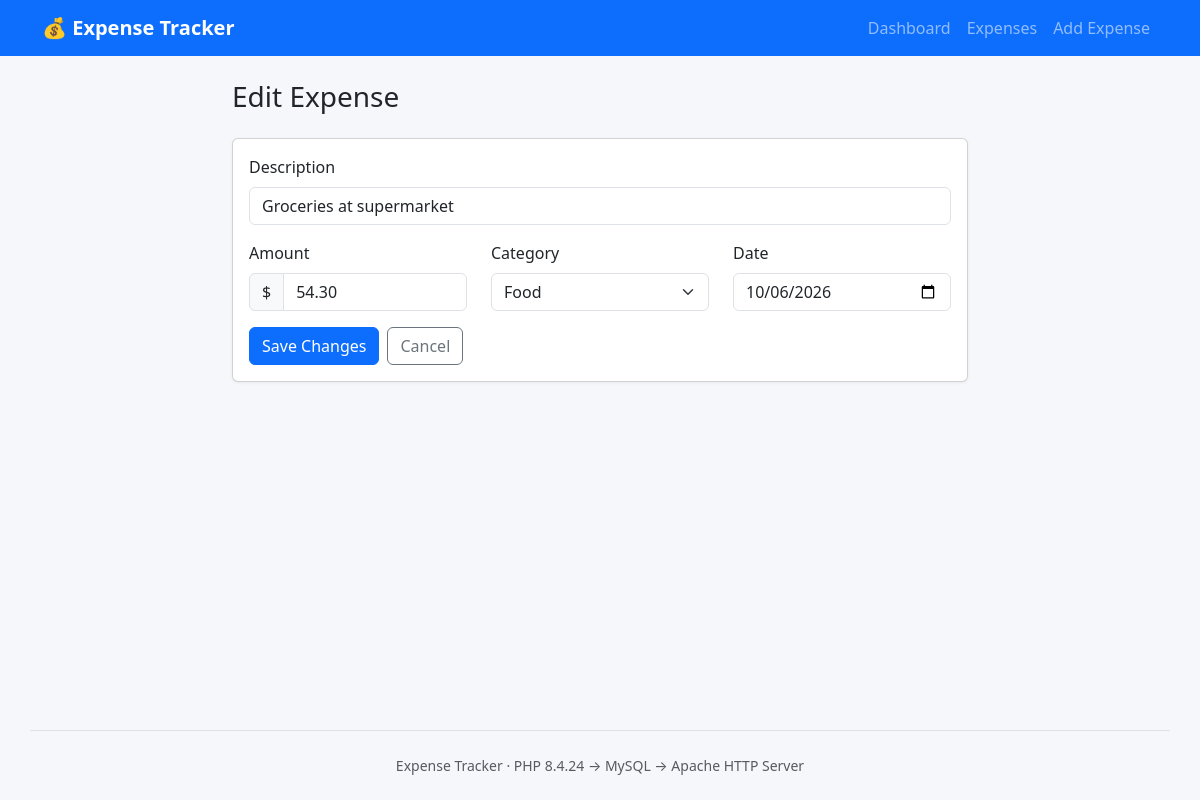
The page /edit.php?id=1 on the database its author committed.
### tables this page shows
CREATE TABLE IF NOT EXISTS expenses (
    id           INT UNSIGNED  NOT NULL AUTO_INCREMENT,
    description  VARCHAR(255)  NOT NULL,
    amount       DECIMAL(10,2) NOT NULL,
    category     ENUM('Food', 'Transportation', 'Shopping', 'Bills', 'Other') NOT NULL DEFAULT 'Other',
    expense_date DATE          NOT NULL,
    PRIMARY KEY (id),
    INDEX idx_expense_date (expense_date),
    CONSTRAINT chk_amount_positive CHECK (amount > 0)
);

### includes/functions.php (called while the page is built, shortened)
<?php
function e(string|int|float|null $value): string
{
    return htmlspecialchars((string) $value, ENT_QUOTES, 'UTF-8');
}

### includes/expense_form.php (the view, shortened to what this page needs)
<?php
function fieldClass(string $base, string $field, array $errors): string
{
    return isset($errors[$field]) ? "$base is-invalid" : $base;
}
?>
<form method="post" class="needs-validation" novalidate>
    <div class="mb-3">
        <label for="description" class="form-label">Description</label>
        <input type="text" id="description" name="description" maxlength="255" required
               class="<?= fieldClass('form-control', 'description', $errors) ?>"
               value="<?= e($expense['description']) ?>">
    </div>
    <div class="row">
        <div class="col-md-4 mb-3">
            <label for="amount" class="form-label">Amount</label>
            <div class="input-group has-validation">
                <span class="input-group-text">$</span>
                <input type="number" id="amount" name="amount" step="0.01" min="0.01" max="99999999.99" required
                       class="<?= fieldClass('form-control', 'amount', $errors) ?>"
                       value="<?= e($expense['amount']) ?>">
            </div>
        </div>
        <div class="col-md-4 mb-3">
            <label for="category" class="form-label">Category</label>
            <select id="category" name="category" required
                    class="<?= fieldClass('form-select', 'category', $errors) ?>">
                <?php foreach (CATEGORIES as $cat): ?>
                    <option value="<?= e($cat) ?>" <?= $expense['category'] === $cat ? 'selected' : '' ?>><?= e($cat) ?></option>
                <?php endforeach; ?>
            </select>
        </div>
        <div class="col-md-4 mb-3">
            <label for="expense_date" class="form-label">Date</label>
            <input type="date" id="expense_date" name="expense_date" required
                   class="<?= fieldClass('form-control', 'expense_date', $errors) ?>"
                   value="<?= e($expense['expense_date']) ?>">
        </div>
    </div>
    <div class="d-flex gap-2">
        <button type="submit" class="btn btn-primary"><?= e($submitLabel) ?></button>
        <a href="expenses.php" class="btn btn-outline-secondary">Cancel</a>
    </div>
</form>

### css/style.css (style rules this page uses)
body { background-color: #f5f7fb; min-height: 100vh; display: flex; flex-direction: column; }

### rows shown on the page
expenses: description "Groceries at supermarket", amount "54.30", expense_date "10/06/2026"

### other values the page prints
$submitLabel "Save Changes"
PHP_VERSION "8.4.24"
form field category "Food"
